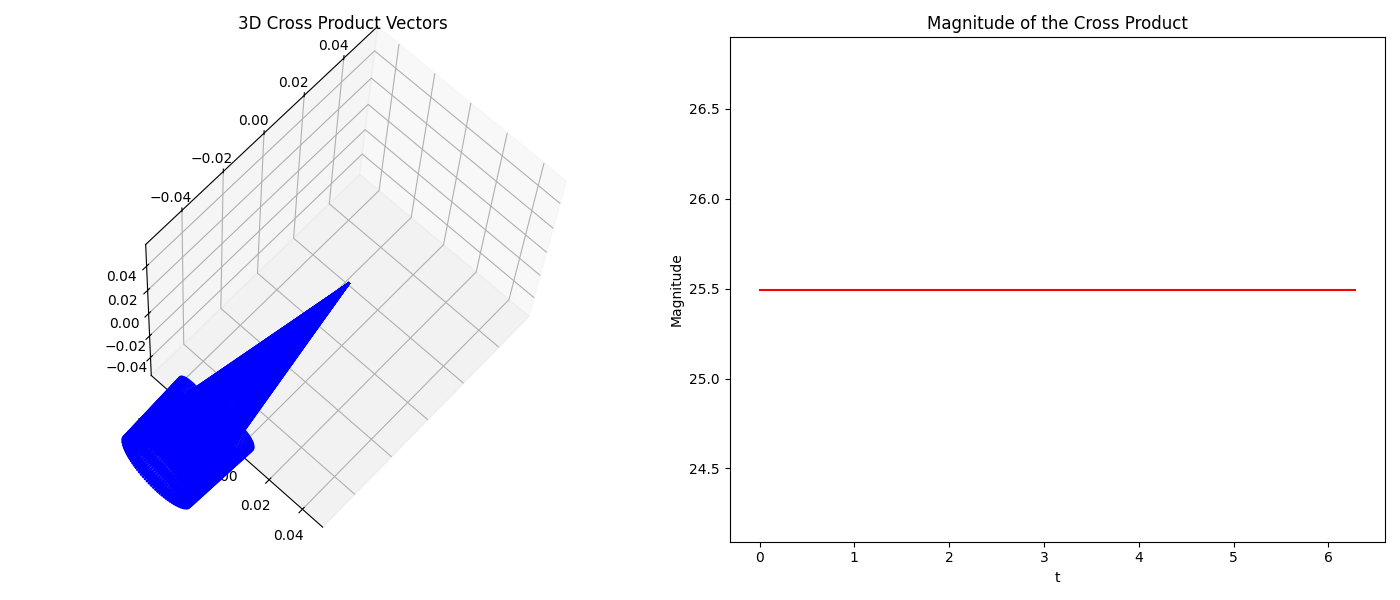

Generate this figure with Python:
import numpy as np
import matplotlib.pyplot as plt
from mpl_toolkits.mplot3d import Axes3D

# Define the parameter t
t = np.linspace(0, 2 * np.pi, 100)

# Define the vectors r'(t) and r''(t)
r_prime = np.array([-np.ones_like(t), 5 * np.cos(t), -5 * np.sin(t)])
r_double_prime = np.array([np.zeros_like(t), -5 * np.sin(t), -5 * np.cos(t)])

# Calculate the cross product r'(t) x r''(t)
cross_product = np.cross(r_prime.T, r_double_prime.T)

# Calculate the magnitude of the cross product
magnitude = np.linalg.norm(cross_product, axis=1)

# Create a figure with a grid layout
fig = plt.figure(figsize=(14, 6))

# Add a 3D subplot
ax1 = fig.add_subplot(121, projection='3d')
ax1.quiver(np.zeros_like(t), np.zeros_like(t), np.zeros_like(t),
           cross_product[:, 0], cross_product[:, 1], cross_product[:, 2],
           length=0.1, normalize=True, color='b')
ax1.set_title("3D Cross Product Vectors")

# Add a 2D subplot
ax2 = fig.add_subplot(122)
ax2.plot(t, magnitude, 'r')
ax2.set_title("Magnitude of the Cross Product")
ax2.set_xlabel("t")
ax2.set_ylabel("Magnitude")

# Show the combined plot
plt.tight_layout()
plt.show()
